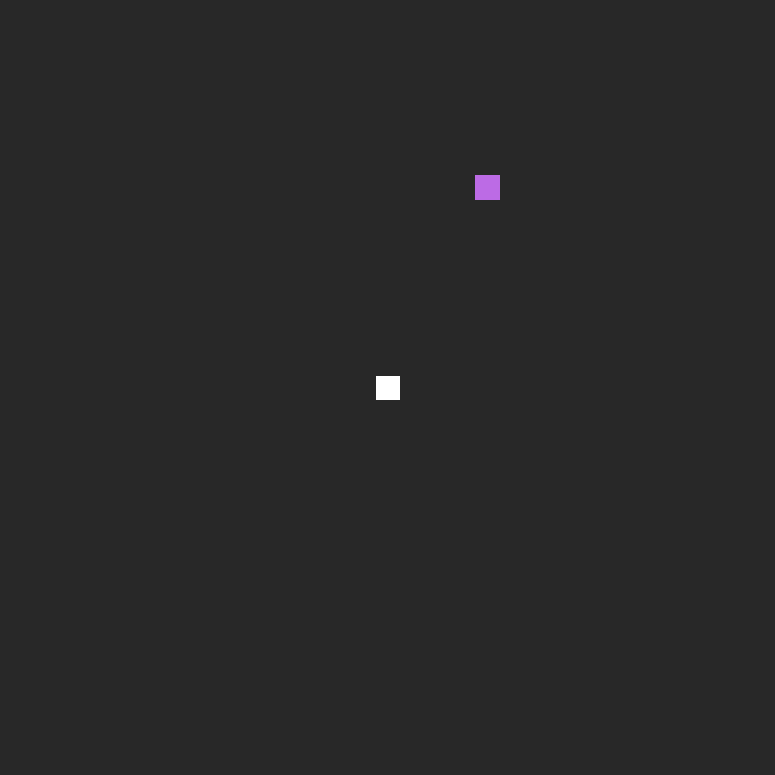
Frame 1 (no input)
Frame 60 (the mouse pressed at the canvas centre just before this capture): identical to frame 1, image omitted
Frame 120 (the mouse held since frame 60 and released just before this capture): identical to frame 1, image omitted

The Processing sketch that drew this single still picture (run headless with seeded random() and noise(); from frame 60 on, the mouse is pressed at the canvas centre):

// Processing sketch: Main
// ── Main.pde
Snake s;
PVector v;

void setup() {
  s = new Snake(31, 31);
  v = new PVector();
  
  size(775, 775);
  frameRate(10);
}

void draw() {
  background(40);
  s.death();
  s.move();
  s.eat();
  s.display();
}

void keyPressed() {
      
      if(key == 'f') {
         s.addCorps();
         return;
      }
  
      if(key == 'z') v.set(0, -1);
      if(key == 's') v.set(0, 1);
      if(key == 'q') v.set(-1, 0);
      if(key == 'd') v.set(1, 0);
      
      if(keyCode == UP) v.set(0, -1);
      if(keyCode == DOWN) v.set(0, 1);
      if(keyCode == LEFT) v.set(-1, 0);
      if(keyCode == RIGHT) v.set(1, 0);
      
      if(s.corps.size() == 1) {
          s.setDirection(v);
          return;
      }
      
      v.add(s.getDirection());
      
      if(v.x == 0 && v.y == 0) return;
      else s.setDirection(v.sub(s.getDirection()));
}
// ── Snake.pde
class Snake {
  
  int columns, rows;
  int tx, ty;
  PVector[][] matrice;
  ArrayList<PVector> corps;
  PVector direction;
  HashMap<Integer, PVector> map;
  PVector food;
  
  public Snake(int columns, int rows) {
      this.tx = width / columns;
      this.ty = height / rows;
      this.columns = columns - 1;
      this.rows = rows - 1;
      this.matrice = new PVector[columns][rows];
      
      this.corps = new ArrayList();
      this.direction = new PVector(0, 0);
      this.map = new HashMap();
      this.food = new PVector();
      
      for(int i = 0; i < columns; i++) {
        for(int j = 0; j < rows; j++) {
             matrice[i][j] = new PVector(i, j);
         }
      }
      
      firstCorp(matrice[(columns % 2 == 0) ? columns / 2 : columns / 2 - 1][(rows % 2 == 0) ? rows / 2 : rows / 2 - 1]);
      sumonFood();
  }
  
  public void move() {
    
      if(direction.x == 0 && direction.y == 0) return;   //<>//
      
      PVector v = new PVector(direction.x + map.get(0).x, direction.y + map.get(0).y); //<>//
      HashMap<Integer, PVector> p = new HashMap();
      
      p.put(0, matrice[(int) v.x][(int) v.y]);
      corps.add(matrice[(int) v.x][(int) v.y]);
      corps.remove(map.get(map.size() - 1));
      
      for (int i = 0; i < map.size() - 1; i++) {
         p.put(i+1, map.get(i));
      }
      
      map = p;
  }

  public void death() {
      PVector v = new PVector(map.get(0).x + direction.x, map.get(0).y + direction.y);  
      if(corps.contains(v) || v.x > columns || v.x < 0 || v.y > rows ||v.y < 0) {
          map = new HashMap();
          corps = new ArrayList();
          firstCorp(matrice[(columns % 2 == 0) ? columns / 2 : columns / 2 - 1][(rows % 2 == 0) ? rows / 2 : rows / 2 - 1]);
          setDirection(0, 0);
      }
  }
  
  public void display() {
      noStroke();
      fill(188, 107, 229);
      rect(getPixX(food), getPixY(food), tx, ty);
   
      stroke(40);
      fill(255);
      for(PVector v : corps) {
          rect(getPixX(v), getPixY(v), tx, ty);
      }
      
  }
  
   public void addCorps() {
    PVector v = food;
    
    this.corps.add(matrice[(int) v.x][(int) v.y]);
    map.put(corps.size() - 1, matrice[(int) v.x][(int) v.y]);
  }
  
  public void firstCorp(PVector v) {
    this.corps.add(matrice[(int) v.x][(int) v.y]);
    map.put(0, matrice[(int) v.x][(int) v.y]);
  }
  
  public void eat() { 
      if(map.get(0).x == food.x && map.get(0).y == food.y) {
         addCorps();
         sumonFood();
      }
  }
  
  public void sumonFood() {
      int x;
      int y;
      
      do {
        x = (int) random(0, columns);
        y = (int) random(0, rows);
      } while (corps.contains(matrice[x][y]));
      
      food.set(x, y);
}
  
  public void setDirection(int x, int y) {
      direction.set(x, y);
  }
  
  public void setDirection(PVector v) {
      direction.set(v.x, v.y);
  }
  
  public PVector getDirection() {
     return direction; 
  }
  
  private float getPixX(PVector v) {
    return v.x * tx; 
  }

  private float getPixY(PVector v) {
     return v.y * ty; 
  }

}
